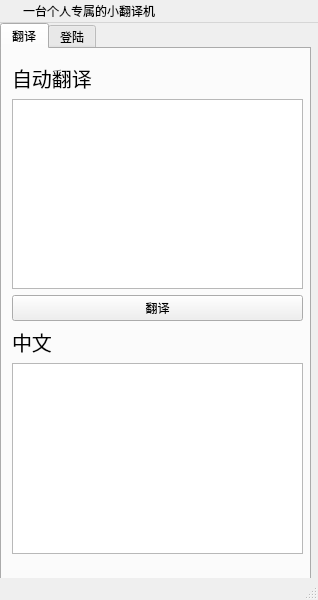
<?xml version="1.0" encoding="UTF-8"?>
<ui version="4.0">
 <class>TranslatorDialog</class>
 <widget class="QMainWindow" name="TranslatorDialog">
  <property name="geometry">
   <rect>
    <x>0</x>
    <y>0</y>
    <width>318</width>
    <height>600</height>
   </rect>
  </property>
  <property name="windowTitle">
   <string>简易翻译-百度翻译</string>
  </property>
  <widget class="QWidget" name="centralwidget">
   <widget class="QTabWidget" name="tabWidget">
    <property name="geometry">
     <rect>
      <x>0</x>
      <y>0</y>
      <width>311</width>
      <height>561</height>
     </rect>
    </property>
    <property name="currentIndex">
     <number>0</number>
    </property>
    <widget class="QWidget" name="translatorTab1">
     <attribute name="title">
      <string>翻译</string>
     </attribute>
     <widget class="QWidget" name="layoutWidget">
      <property name="geometry">
       <rect>
        <x>10</x>
        <y>14</y>
        <width>291</width>
        <height>491</height>
       </rect>
      </property>
      <layout class="QVBoxLayout" name="verticalLayout">
       <item>
        <widget class="QLabel" name="translatorFromText">
         <property name="font">
          <font>
           <pointsize>15</pointsize>
          </font>
         </property>
         <property name="focusPolicy">
          <enum>Qt::NoFocus</enum>
         </property>
         <property name="text">
          <string>自动翻译</string>
         </property>
         <property name="alignment">
          <set>Qt::AlignLeading|Qt::AlignLeft|Qt::AlignVCenter</set>
         </property>
        </widget>
       </item>
       <item>
        <widget class="QTextEdit" name="translatorFromMessage"/>
       </item>
       <item>
        <widget class="QPushButton" name="translatorTranslateButton">
         <property name="text">
          <string>翻译</string>
         </property>
        </widget>
       </item>
       <item>
        <widget class="QLabel" name="translatorToText">
         <property name="font">
          <font>
           <pointsize>15</pointsize>
          </font>
         </property>
         <property name="text">
          <string>中文</string>
         </property>
         <property name="alignment">
          <set>Qt::AlignLeading|Qt::AlignLeft|Qt::AlignVCenter</set>
         </property>
        </widget>
       </item>
       <item>
        <widget class="QTextEdit" name="translatorToMessage">
         <property name="readOnly">
          <bool>true</bool>
         </property>
        </widget>
       </item>
      </layout>
     </widget>
    </widget>
    <widget class="QWidget" name="translatorTab2">
     <attribute name="title">
      <string>登陆</string>
     </attribute>
     <widget class="QWidget" name="layoutWidget">
      <property name="geometry">
       <rect>
        <x>20</x>
        <y>34</y>
        <width>271</width>
        <height>201</height>
       </rect>
      </property>
      <layout class="QVBoxLayout" name="verticalLayout_2">
       <item>
        <layout class="QHBoxLayout" name="horizontalLayout_2">
         <item>
          <widget class="QLabel" name="translatorLoginText">
           <property name="text">
            <string>登陆名</string>
           </property>
          </widget>
         </item>
         <item>
          <widget class="QLineEdit" name="translatorLogin"/>
         </item>
        </layout>
       </item>
       <item>
        <layout class="QHBoxLayout" name="horizontalLayout_3">
         <item>
          <widget class="QLabel" name="translatorPasswdText">
           <property name="text">
            <string>密    钥</string>
           </property>
          </widget>
         </item>
         <item>
          <widget class="QLineEdit" name="translatorPasswd">
           <property name="echoMode">
            <enum>QLineEdit::Normal</enum>
           </property>
          </widget>
         </item>
        </layout>
       </item>
       <item>
        <layout class="QHBoxLayout" name="horizontalLayout">
         <item>
          <widget class="QPushButton" name="translatorConfirmButton">
           <property name="text">
            <string>确认</string>
           </property>
          </widget>
         </item>
         <item>
          <widget class="QPushButton" name="translatorClearButton">
           <property name="text">
            <string>清空</string>
           </property>
          </widget>
         </item>
        </layout>
       </item>
      </layout>
     </widget>
    </widget>
   </widget>
  </widget>
  <widget class="QMenuBar" name="menubar">
   <property name="geometry">
    <rect>
     <x>0</x>
     <y>0</y>
     <width>318</width>
     <height>28</height>
    </rect>
   </property>
   <widget class="QMenu" name="menu">
    <property name="title">
     <string/>
    </property>
   </widget>
   <widget class="QMenu" name="menu_2">
    <property name="title">
     <string>一台个人专属的小翻译机</string>
    </property>
   </widget>
   <addaction name="menu"/>
   <addaction name="menu_2"/>
  </widget>
  <widget class="QStatusBar" name="statusbar"/>
 </widget>
 <resources/>
 <connections/>
</ui>
